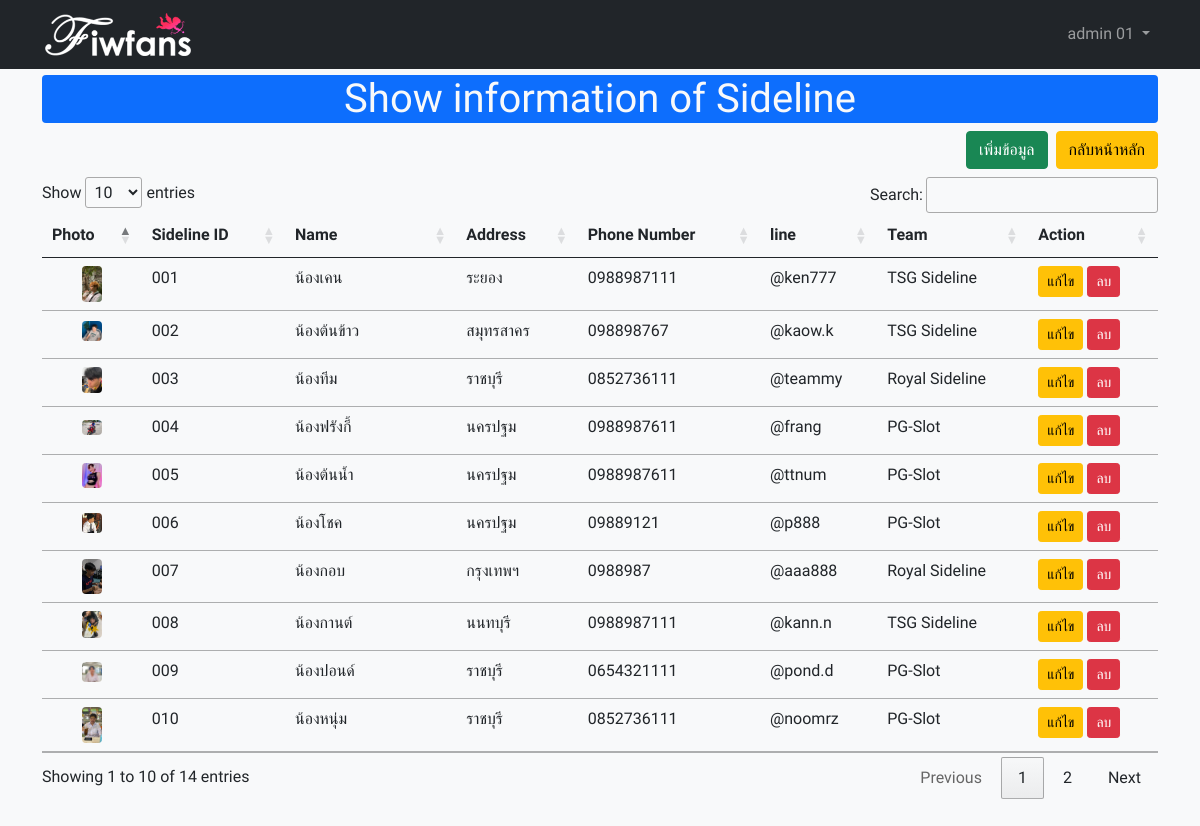
The app's page /sideline_show.php (signed in) with its own data.
### tables this page shows
CREATE TABLE `users` (
  `user_id` int(11) NOT NULL,
  `firstname` varchar(255) NOT NULL,
  `lastname` varchar(255) NOT NULL,
  `email` varchar(255) NOT NULL,
  `password` varchar(255) NOT NULL,
  `urole` varchar(255) NOT NULL,
  `created_at` timestamp NOT NULL DEFAULT current_timestamp()
);

CREATE TABLE `ladies` (
  `id` int(11) NOT NULL,
  `lady_id` varchar(10) NOT NULL,
  `lady_name` varchar(255) NOT NULL,
  `lady_address` varchar(255) NOT NULL,
  `lady_photo` varchar(255) NOT NULL,
  `lady_phone` varchar(255) NOT NULL,
  `lady_line` varchar(255) NOT NULL,
  `group_id` int(11) NOT NULL
);

CREATE TABLE `groups` (
  `group_id` int(11) NOT NULL,
  `group_name` varchar(255) NOT NULL,
  `agen_id` int(11) NOT NULL
);

### sideline_show.php (the view, shortened to what this page needs)
<?php
require_once "connectdb.php";
require_once "./component/nav02.php";
?>
<!DOCTYPE html>
<html lang="en">
<head>
    <link href="https://cdn.jsdelivr.net/npm/bootstrap@5.0.2/dist/css/bootstrap.min.css" rel="stylesheet">
    <link rel="stylesheet" href="http://cdn.datatables.net/1.13.6/css/jquery.dataTables.min.css">
</head>
<body class="bg-light">
    <div class="container">
        <div class="text-center bg-primary rounded text-light mt-2">
            <h1>Show information of Sideline</h1>
        </div>
        <div class="d-grid gap-2 d-md-flex justify-content-md-end mb-2">
            <a href="sideline_Insert.php" class="btn btn-success">เพิ่มข้อมูล</a>
            <a href="admin_home.php" class="btn btn-warning">กลับหน้าหลัก</a>
        </div>
        <table id="stdTable" class="table">
            <thead>
                <tr>
                    <th>Photo</th>
                    <th>Sideline ID</th>
                    <th>Name</th>
                    <th>Address</th>
                    <th>Phone Number</th>
                    <th>line</th>
                    <th>Team</th>
                    <th>Action</th>
                </tr>
            </thead>
            <tbody>
                <?php
                $sql = "SELECT * FROM ladies
                LEFT JOIN groups ON ladies.group_id = groups.group_id
                LEFT JOIN agency ON groups.agen_id = agency.agen_id";
                $stmt = $conn->prepare($sql);
                $stmt->execute();
                $lady = $stmt->fetchAll(PDO::FETCH_ASSOC);
                foreach ($lady as $user) {
                ?>
                    <tr>
                        <td>
                            <div class="text-center">
                                <img src="upload/<?php echo  $user['lady_photo']; ?>" style="width: 20px; " onclick="showImage(src)" class="rounded">
                            </div>
                        </td>
                        <td><?php echo $user['lady_id']; ?></td>
                        <td><?php echo $user['lady_name']; ?></td>
                        <td><?php echo $user['lady_address']; ?></td>
                        <td><?php echo $user['lady_phone']; ?></td>
                        <td><?php echo $user['lady_line']; ?></td>
                        <td><?php echo $user['group_name']; ?></td>
                        <td>
                            <form action="sideline_update.php" method="post" style="display: inline;">
                                <input type="submit" name="edit" value="แก้ไข" class="btn btn-warning btn-sm">
                            </form>
                            <form action="sideline_delete.php" method="post" style="display: inline;">
                                <button type="button" class="button_D btn btn-danger btn-sm" data-student-id=<?php echo $user['lady_id']; ?> ">ลบ</button>
                            </form>
                        </td>
                    </tr>
                <?php
                }
                ?>
            </tbody>
        </table>
    </div>
</body>
</html>

### component/nav02.php (shortened to what this page needs)
<?php
require_once './connectdb.php';
    $admin_id = $_SESSION['admin_login'];
    $stmt = $conn->query("SELECT * FROM users WHERE user_id = $admin_id");
    $stmt->execute();
    $row = $stmt->fetch(PDO::FETCH_ASSOC);
?>
<!DOCTYPE html>
<html lang="en">
<head>
    <link href="https://cdn.jsdelivr.net/npm/bootstrap@5.0.2/dist/css/bootstrap.min.css" rel="stylesheet">
</head>
<body>
    <nav class="navbar navbar-expand-lg navbar-dark bg-dark fixed-top">
        <div class="container">
        <a class="navbar-brand" href="#"><img src="./img/logo.png" width="50%"></a>
            <div class="collapse navbar-collapse" id="navbarSupportedContent">
                <ul class="navbar-nav ms-auto mb-2 mb-lg-0">
                    <li class="nav-item dropdown">
                        <a class="nav-link dropdown-toggle" href="#" id="navbarDropdown" role="button" data-bs-toggle="dropdown" aria-expanded="false">
                        <?php echo $row['firstname'] . ' ' . $row['lastname'] ?>
                        </a>
                    </li>
            </div>
        </div>
    </nav>
</body>
</html>

### sideline_show.php (style rules this page uses)
* { font-family: 'Prompt', sans-serif; }
body { margin-bottom: 100px; }

### records on screen
users: firstname "admin", lastname "01"
ladies: lady_photo (picture), lady "001", lady_name "น้องเคน", lady_address "ระยอง", lady_phone "0988987111", lady_line "@ken777", group.group_name "TSG Sideline"
ladies: lady_photo (picture), lady "002", lady_name "น้องต้นข้าว", lady_address "สมุทรสาคร", lady_phone "098898767", lady_line "@kaow.k", group.group_name "TSG Sideline"
ladies: lady_photo (picture), lady "003", lady_name "น้องทีม", lady_address "ราชบุรี", lady_phone "0852736111", lady_line "@teammy", group.group_name "Royal Sideline"
ladies: lady_photo (picture), lady "004", lady_name "น้องฟรังกี้", lady_address "นครปฐม", lady_phone "0988987611", lady_line "@frang", group.group_name "PG-Slot"
ladies: lady_photo (picture), lady "005", lady_name "น้องต้นน้ำ", lady_address "นครปฐม", lady_phone "0988987611", lady_line "@ttnum", group.group_name "PG-Slot"
ladies: lady_photo (picture), lady "006", lady_name "น้องโชค", lady_address "นครปฐม", lady_phone "09889121", lady_line "@p888", group.group_name "PG-Slot"
ladies: lady_photo (picture), lady "007", lady_name "น้องกอบ", lady_address "กรุงเทพฯ", lady_phone "0988987", lady_line "@aaa888", group.group_name "Royal Sideline"
ladies: lady_photo (picture), lady "008", lady_name "น้องกานต์", lady_address "นนทบุรี", lady_phone "0988987111", lady_line "@kann.n", group.group_name "TSG Sideline"
ladies: lady_photo (picture), lady "009", lady_name "น้องปอนด์", lady_address "ราชบุรี", lady_phone "0654321111", lady_line "@pond.d", group.group_name "PG-Slot"
ladies: lady_photo (picture), lady "010", lady_name "น้องหนุ่ม", lady_address "ราชบุรี", lady_phone "0852736111", lady_line "@noomrz", group.group_name "PG-Slot"
